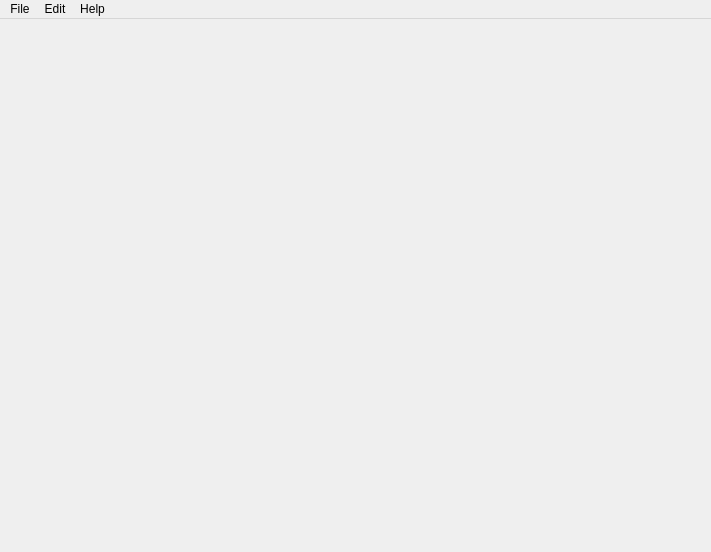
<?xml version="1.0" encoding="UTF-8"?>
<ui version="4.0">
 <class>MainWindow</class>
 <widget class="QMainWindow" name="MainWindow">
  <property name="geometry">
   <rect>
    <x>0</x>
    <y>0</y>
    <width>711</width>
    <height>552</height>
   </rect>
  </property>
  <property name="windowTitle">
   <string>MainWindow</string>
  </property>
  <widget class="QWidget" name="centralWidget">
   <layout class="QGridLayout" name="gridLayout_3">
    <item row="0" column="0">
     <layout class="QGridLayout" name="workArea"/>
    </item>
    <item row="0" column="1">
     <layout class="QGridLayout" name="listArea"/>
    </item>
   </layout>
  </widget>
  <widget class="QMenuBar" name="menuBar">
   <property name="geometry">
    <rect>
     <x>0</x>
     <y>0</y>
     <width>711</width>
     <height>22</height>
    </rect>
   </property>
   <widget class="QMenu" name="menuFile">
    <property name="title">
     <string>File</string>
    </property>
    <widget class="QMenu" name="menuExport">
     <property name="title">
      <string>Export To</string>
     </property>
     <addaction name="actionText_File"/>
     <addaction name="actionPEGASUS"/>
    </widget>
    <addaction name="actionOpen"/>
    <addaction name="actionSave"/>
    <addaction name="separator"/>
    <addaction name="actionImport"/>
    <addaction name="menuExport"/>
    <addaction name="separator"/>
    <addaction name="actionExit"/>
   </widget>
   <widget class="QMenu" name="menuEdit">
    <property name="title">
     <string>Edit</string>
    </property>
    <addaction name="actionUndo"/>
    <addaction name="actionRedo"/>
    <addaction name="separator"/>
    <addaction name="actionOptions"/>
   </widget>
   <widget class="QMenu" name="menuHelp">
    <property name="title">
     <string>Help</string>
    </property>
    <addaction name="actionKeybinds"/>
    <addaction name="separator"/>
    <addaction name="actionTutorial"/>
   </widget>
   <addaction name="menuFile"/>
   <addaction name="menuEdit"/>
   <addaction name="menuHelp"/>
  </widget>
  <action name="actionUndo">
   <property name="enabled">
    <bool>false</bool>
   </property>
   <property name="text">
    <string>Undo</string>
   </property>
  </action>
  <action name="actionRedo">
   <property name="enabled">
    <bool>false</bool>
   </property>
   <property name="text">
    <string>Redo</string>
   </property>
  </action>
  <action name="actionOpen">
   <property name="text">
    <string>Open</string>
   </property>
  </action>
  <action name="actionSave">
   <property name="text">
    <string>Save</string>
   </property>
  </action>
  <action name="actionImport">
   <property name="text">
    <string>Import</string>
   </property>
  </action>
  <action name="actionText_File">
   <property name="text">
    <string>Text File</string>
   </property>
  </action>
  <action name="actionPEGASUS">
   <property name="text">
    <string>PEGASUS</string>
   </property>
  </action>
  <action name="actionExit">
   <property name="text">
    <string>Quit</string>
   </property>
  </action>
  <action name="actionOptions">
   <property name="enabled">
    <bool>false</bool>
   </property>
   <property name="text">
    <string>Options</string>
   </property>
  </action>
  <action name="actionKeybinds">
   <property name="text">
    <string>About</string>
   </property>
  </action>
  <action name="actionTutorial">
   <property name="text">
    <string>Tutorial</string>
   </property>
  </action>
  <action name="actionGithub">
   <property name="text">
    <string>Github</string>
   </property>
  </action>
 </widget>
 <layoutdefault spacing="6" margin="11"/>
 <resources/>
 <connections/>
</ui>
